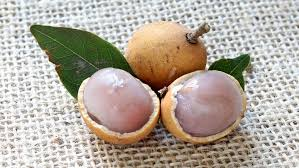
%> input picture Pitomba.jpeg, 299 x 168 px
$ octave script3.m   (GNU Octave 9; MATLAB toolbox functions it lacks are replaced by stand-ins)
%> lines starting %> are read from the running program, lines starting %| are printed output that depends on the picture; long printed decimals are rounded
clear all
close all
clc
pkg load image

%Fazendo a leitura da imagem
img = imread('Pitomba.jpeg');
%> img is the input picture: size 168x299x3 uint8; mean R, G, B 179.3, 169.9, 158.4
figure,imshow(img); %Visualizando
figure,imhist(img);
%> after `imhist(img)`:
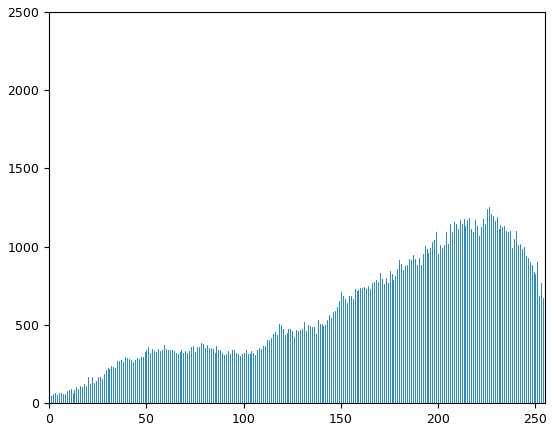
%> figure redrawn from the program's plot data; highest point at x = 255, y = 2415

%Obtendo valores max e min
Min = min(img(:));
%> Min = 0
Max = max(img(:));
%> Max = 255
a = Max - Min;
%> a = 255
M = mean2(img(:));
%> M = 169.2
d = std2(img(:));
%> d = 38.99

printf('Valor min: %f\n', Min);
%| Valor min: 0
printf('Valor max: %f\n', Max);
%| Valor max: 255.000
printf('Valor med: %f\n', M);
%| Valor med: 169.195
printf('Amplitude: %f\n', a);
%| Amplitude: 255.000
printf('Desvio: %f\n', d);
%| Desvio: 38.991

%Aplicando realce linear com saturação (media e desvio)
x = double(img);
y = 255 * (x - (169-63)) / ((169+63) - (169-63));
y = uint8(y);
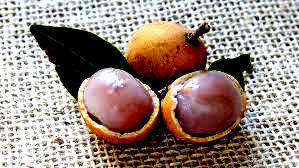
%> y: size 168x299x3 uint8; mean R, G, B 155.2, 137.7, 128.7
figure,imshow(y); %Visualizando
figure,imhist(y);
%> after `imhist(y)`:
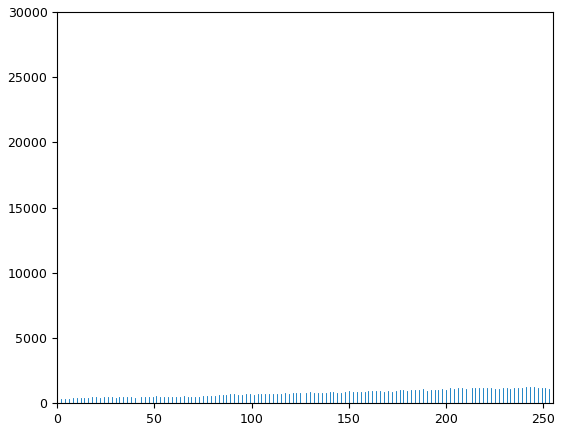
%> figure redrawn from the program's plot data; highest point at x = 0, y = 28159

% fazendo saturação de 1% e 99%

format long e
p1   = numel(img) * (1/100);
%> p1 = 1507
p2   = numel(img) * (99/100);
%> p2 = 149189

M    = zeros(2^8,1,'uint8');
hist = imhist(img,2^8);
%> hist = 256 values, max 2415 at index 256, min 49 at index 2, mean 588.7
cdf  = cumsum(hist);
%> cdf = 256 values from 466 to 150696

cdf_p1 = cdf < p1;
%> cdf_p1 = 256 logical values, 15 true
Xmin = sum(cdf_p1);
%> Xmin = 15
cdf_p2 = cdf < p2;
%> cdf_p2 = 256 logical values, 255 true
Xmax = sum(cdf_p2);
%> Xmax = 255

x = double(img);
y = 255 * (x - Xmin) / (Xmax - Xmin);
%> y: size 168x299x3 double
y = uint8(y);
%> y: size 168x299x3 uint8

figure,imshow(y); %Visualizando
set(gca,'FontSize',12,'fontname','Arial');
figure,imhist(y);grid on;
set(gca,'FontSize',12,'fontname','Arial');
xlim([0 255]);
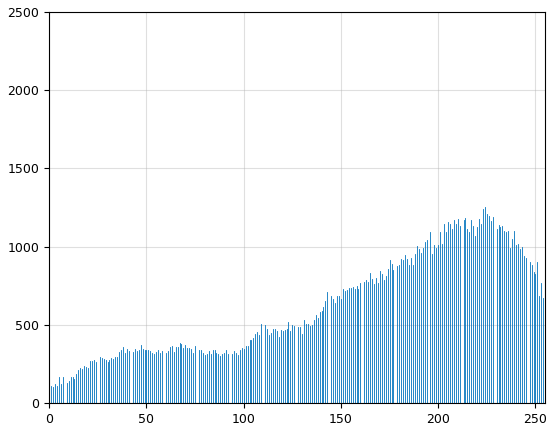
%> figure redrawn from the program's plot data; highest point at x = 255, y = 2415

$ run again, with Elefante.jpg copied over Pitomba.jpeg
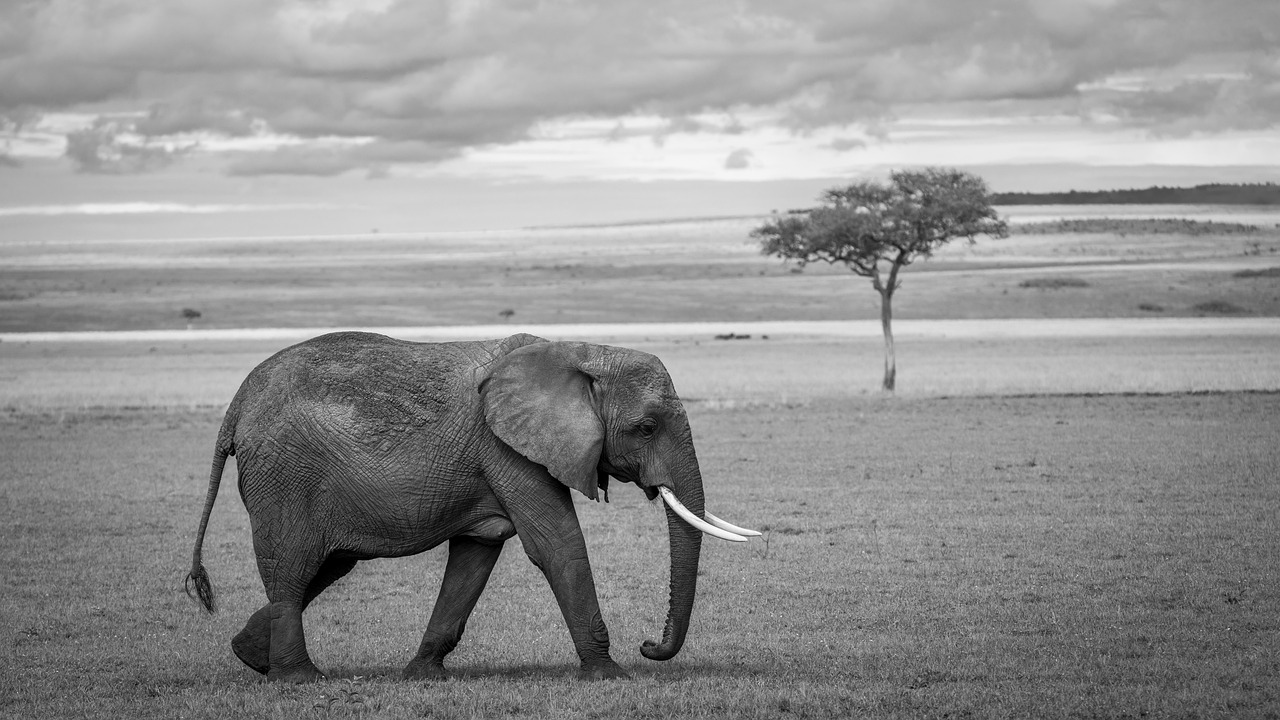
%> input picture Elefante.jpg, 1280 x 720 px
%> img is the input picture: size 720x1280x3 uint8; min 0, max 255, mean 146.3
%> Min = 0
%> Max = 255
%> M = 146.3
%> d = 31.17
%| Valor min: 0
%| Valor max: 255.000
%| Valor med: 146.253
%| Amplitude: 255.000
%| Desvio: 31.172
%> `imhist(y)`:
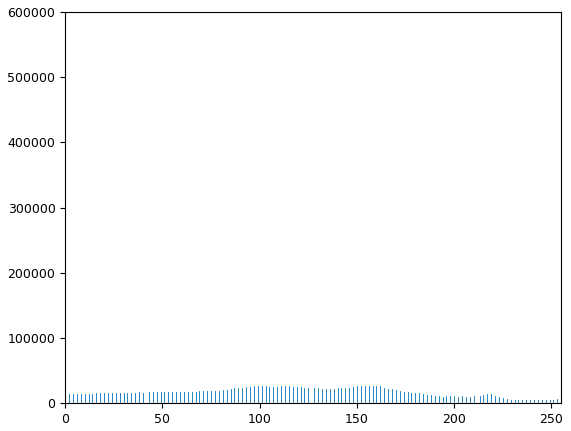
%> figure redrawn from the program's plot data; highest point at x = 0, y = 576939
%> hist = 256 values, max 26658 at index 156, min 18 at index 254, mean 10800
%> cdf = 256 values from 2919 to 2764800
%> cdf_p1 = 256 logical values, 26 true
%> Xmin = 26
%> cdf_p2 = 256 logical values, 237 true
%> Xmax = 237
%> `xlim([0 255]);`:
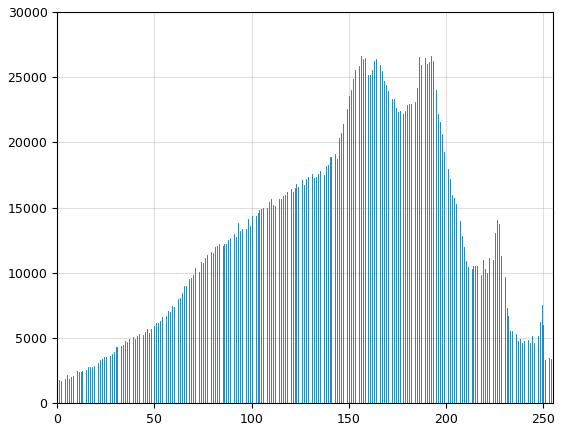
%> figure redrawn from the program's plot data; highest point at x = 0, y = 29040
